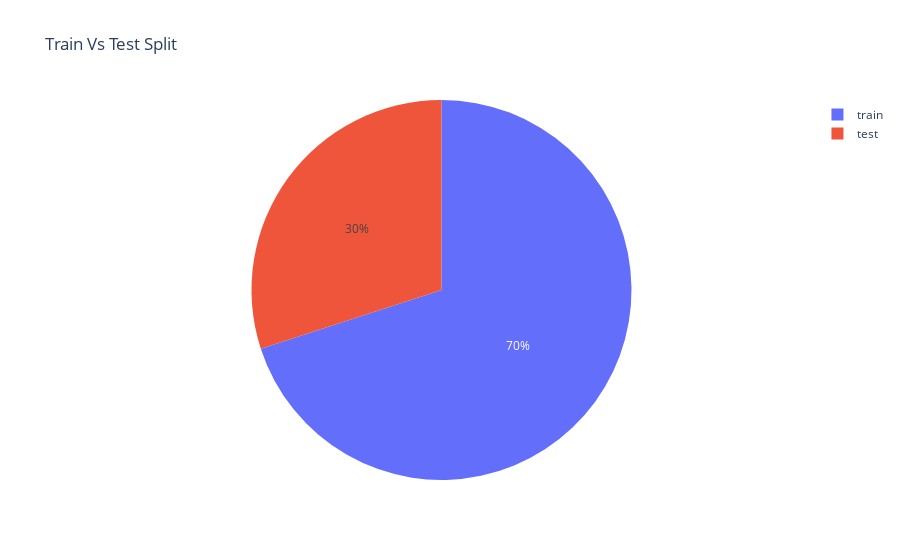

Notebook cell for this chart:
### Code cell
labels=["train","test"]
values=[len(train),len(test)]
fig = px.pie(names=labels,values=values,title="Train Vs Test Split")
fig.show()

### Figure 1 — Plotly figure (JSON) as saved in the notebook; plotly's stock layout.template omitted (floating-point values rounded to 4 significant figures)
{"data": [{"domain": {"x": [0, 1], "y": [0, 1]}, "hovertemplate": "label=%{label}<br>value=%{value}<extra></extra>", "labels": ["train", "test"], "legendgroup": "", "name": "", "showlegend": true, "type": "pie", "values": [14000, 6000]}], "layout": {"legend": {"tracegroupgap": 0}, "title": {"text": "Train Vs Test Split"}}}
